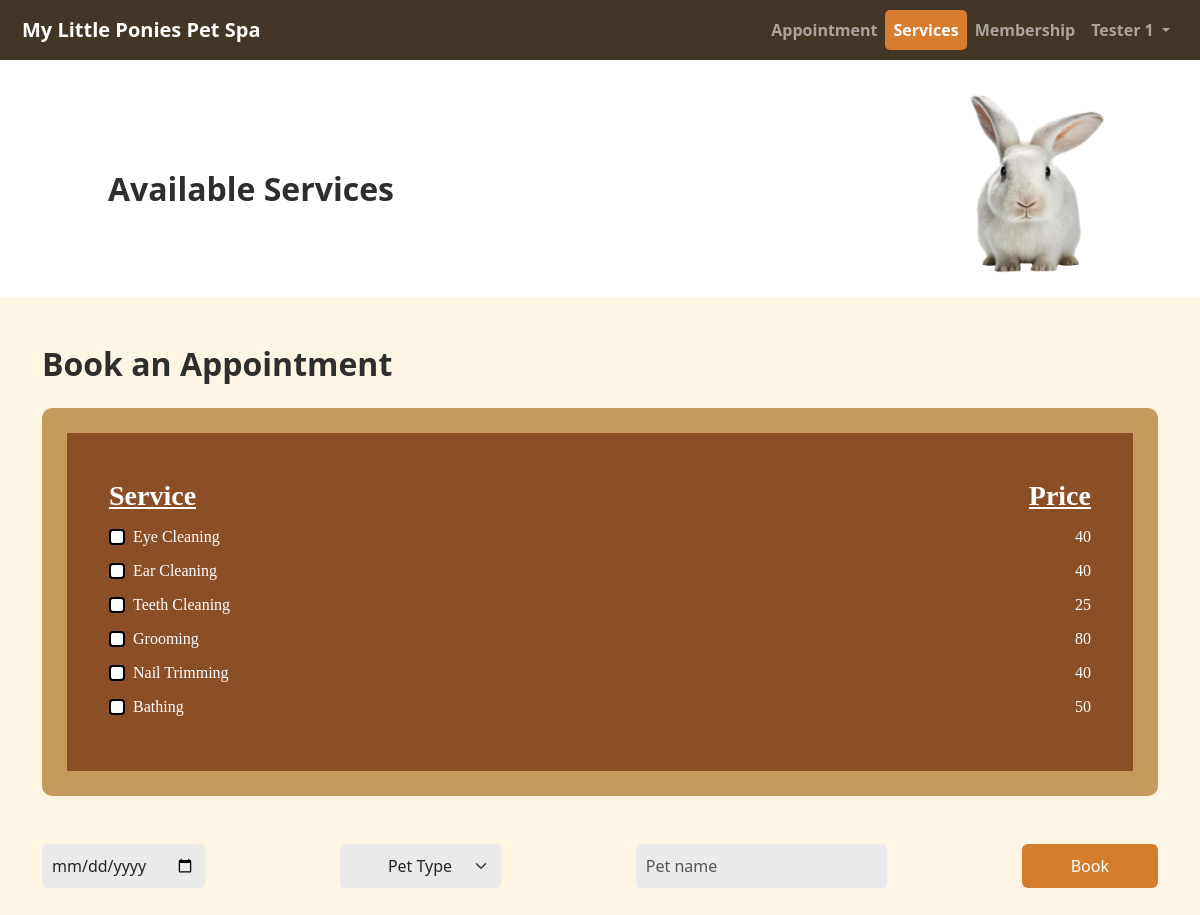
Screenshot of /services (signed in) with the database file from the repository.
### tables this page shows
CREATE TABLE services(
id INTEGER PRIMARY KEY AUTOINCREMENT,
name TEXT NOT NULL,
price INTEGER NOT NULL);

### apptesting.py (the view)
@app.route('/services', methods=['GET','POST'])
def services():
    if 'user_id' in session:
        db.execute('SELECT * FROM users WHERE id=?', [session['user_id']])
        user = db.fetchall()
        if user[0]['type'] == "Customer":
            if user[0]['type'] != 'Customer':
                return redirect('/reroute')
            name = pickle.loads(user[0]['user_object']).name
            flash(name)
            db.execute('SELECT * FROM services')
            services = db.fetchall()
            serviceList = []
            for service in services:
                serviceList.append([service['name'], service['price']])
            flash(serviceList)
            return render_template('services.html')
        else:
            return redirect('/reroute')
    else:
        return redirect('/login')

### apptesting.py (called while the page is built)
    @property
    def name(self):
        return self.__name

### templates/services.html (shortened to what this page needs)
{% extends 'layout.html' %}
{% block nav%}
<a class="navbar-brand" href="{{ url_for('userMain') }}">My Little Ponies Pet Spa</a>
<div class="collapse navbar-collapse" id="navbarNav">
    <ul class="navbar-nav ms-auto">
        <li class="nav-item"><a class="nav-link" href="{{ url_for('appointment') }}">Appointment</a></li>
        <li class="nav-item"><a class="nav-link active " href="{{ url_for('services') }}">Services</a></li>
        <li class="nav-item"><a class="nav-link" href="{{ url_for('userMembership') }}">Membership</a></li>
        <li class="nav-item dropdown">
            <a class="nav-link dropdown-toggle" href="#" id="userDropdown" role="button" data-bs-toggle="dropdown" aria-expanded="false">
                {% with message = get_flashed_messages() %}
                    {{ message[0] }}
                {% endwith %}
            </a>
          </li>
    </ul>
</div>
{% endblock %}
{% block main %}
    <header class="container-fluid services_page_hero px-5">
        <div class="row justify-content-around align-items-center px-5">
            <h2 class="text-start service-title col-10 ps-4">Available Services</h2>
            <img src="static/Services_hero.png" alt="" class="col-2 img-fluid">
        </div>
    </header>
    <div class="container">
        <h2 class="mt-5 mb-4 fw-bold">Book an Appointment</h2>
        <form method="POST" action="{{ url_for('bookService') }}">
                <div class="service-card">
                <div class="row mb-2 fw-bold">
                    <div class="col-8 fs-3 text-decoration-underline">Service</div>
                    <div class="col-4 text-end fs-3 text-decoration-underline">Price</div>
                </div>
                {% with messages = get_flashed_messages() %}
                    {% for service in messages[1] %}
                    <div class="row mb-2">
                        <div class="col-8">
                        <div class="form-check">
                            <input class="form-check-input" name="services" value="{{ service[0] }}" type="checkbox">
                            <label class="form-check-label" for="eyeCleaning">{{ service[0] }}</label>
                        </div>
                        </div>
                        <div class="col-4 text-end">{{ service[1] }}</div>
                    </div>
                    {% endfor %}
                {% endwith %}
                </div>
            <div class="booking-bar my-5 d-flex flex-wrap gap-2 justify-content-between">
                <input type="date" class="form-control w-auto" name="date">
                <select class="form-select w-auto px-5" name="petType">
                <option selected disabled>Pet Type</option>
                </select>
                <input type="text" class="form-control w-auto" name="petName" placeholder="Pet name">
                <button type="submit" class="btn px-5">Book</button>
            </div>
        </form>
  </div>
{% endblock %}

### templates/layout.html (shortened to what this page needs)
<!DOCTYPE html>
<html lang="en">
<head>
    <link href="https://cdn.jsdelivr.net/npm/bootstrap@5.3.3/dist/css/bootstrap.min.css" rel="stylesheet">
    <link href="https://cdn.jsdelivr.net/npm/bootstrap@5.3.0/dist/css/bootstrap.min.css" rel="stylesheet">
    <link rel="stylesheet" href="https://cdn.jsdelivr.net/npm/bootstrap-icons@1.3.0/font/bootstrap-icons.css">
    <link rel="stylesheet" href="https://cdn.jsdelivr.net/npm/bootstrap-icons@1.11.3/font/bootstrap-icons.min.css">
    <link rel="stylesheet" href="../static/main.css" class="css">
</head>
<body>
    <nav class="navbar navbar-dark navbar-expand-lg">
        <div class="container-xxl">
            {% block nav %}{% endblock %}
        </div>
    </nav>
    {% block main%}{% endblock %}
</body>

### static/main.css (style rules this page uses)
body { background-color:#FFF5E4; display: flex; flex-direction: column; align-items: center; justify-content: center; }
.navbar { background-color: #443627; padding: 10px; text-align: right; color: #efefef; font-weight: bold; width: 100%; }
.navbar .nav-link.active { background-color: #d87c30; border-radius: 5px; }
.services_page_hero { width: 100%; margin: 0; padding: 24px 0; background-color: #ffffff; }
.service-card { background-color: #8B4F27; color: white; padding: 42px; border-radius: 10px; border: 25px solid #C59A5D; font-family: 'Indie Flower', cursive; }
.service-title { font-size: 2rem; font-weight: bold; margin-top: 30px; text-align: center; }
.booking-bar input, .booking-bar select { background-color: #EAEAEA; border: none; padding: 10px; border-radius: 5px; }
.booking-bar .btn { background-color: #D27C2C; color: white; }
h2 { color: #2e2e2e; }
.form-control { text-align: start; padding: 12px; }
input[type="checkbox"] { appearance: none; width: 16px; height: 16px; border: 2px solid black; border-radius: 3px; background-color: white; cursor: pointer; display: inline-block; position: relative; }
input[type="checkbox"]::after { color: rgb(0, 0, 0); font-size: 14px; position: absolute; top: 40%; left: 50%; transform: translate(-50%, -50%); visibility: hidden; }

### rows the page displays
services: name "Eye Cleaning", price "40"
services: name "Ear Cleaning", price "40"
services: name "Teeth Cleaning", price "25"
services: name "Grooming", price "80"
services: name "Nail Trimming", price "40"
services: name "Bathing", price "50"

### other values shown
{{ message[0] }} "Tester 1"
